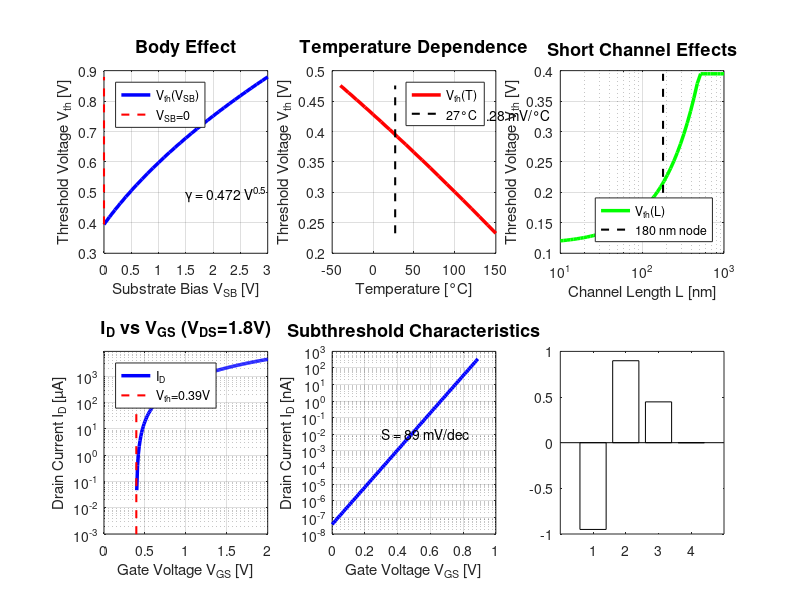

The MATLAB source for this figure: (Note: this script raises an error after producing the figure.)
%% MOSFET Threshold Voltage Analysis
% ===================================
%
% Calculates and analyzes MOSFET threshold voltage (V_th) including:
% - Body effect (substrate bias)
% - Temperature dependence
% - Channel length modulation
% - Short channel effects
%
% Author: Silicon Fabrication Handbook
% License: MIT
% Date: January 2026

clear; close all; clc;

fprintf('==============================================================\n');
fprintf('MOSFET Threshold Voltage Analysis\n');
fprintf('==============================================================\n\n');

%% Physical Constants
q = 1.602e-19;          % Elementary charge [C]
k = 1.381e-23;          % Boltzmann constant [J/K]
epsilon_0 = 8.854e-12;  % Permittivity of free space [F/m]
epsilon_si = 11.7;      % Relative permittivity of Si
epsilon_ox = 3.9;       % Relative permittivity of SiO2

%% Device Parameters (nMOS transistor)
% Technology node
tech_node = 180;        % Technology node [nm]
L = tech_node * 1e-9;   % Channel length [m]
W = 10 * L;             % Channel width [m]

% Oxide parameters
t_ox = 4e-9;            % Gate oxide thickness [m] (4 nm)
C_ox = epsilon_0 * epsilon_ox / t_ox;  % Oxide capacitance per unit area [F/m²]

% Substrate doping
N_A = 5e17;             % Acceptor concentration [cm⁻³] for nMOS
N_A_si = N_A * 1e6;     % Convert to [m⁻³]

% Material parameters
n_i = 1.45e10;          % Intrinsic carrier concentration [cm⁻³] at 300K
T = 300;                % Temperature [K]
V_T = k*T/q;            % Thermal voltage [V]

% Work function difference
phi_ms = -0.95;         % Work function difference (n+ poly on p-substrate) [V]

% Oxide charge
Q_ox = 1e10 * q;        % Fixed oxide charge density [C/cm²]

fprintf('Device Parameters:\n');
fprintf('  Technology: %d nm\n', tech_node);
fprintf('  Channel L × W: %.0f × %.0f nm\n', L*1e9, W*1e9);
fprintf('  Oxide thickness: %.1f nm\n', t_ox*1e9);
fprintf('  Substrate doping: %.1e cm⁻³\n', N_A);
fprintf('  Temperature: %.0f K (%.0f°C)\n\n', T, T-273);

%% Threshold Voltage Calculation (Long Channel)

% Fermi potential
phi_F = V_T * log(N_A/n_i);  % [V]

% Body effect coefficient (gamma)
gamma = sqrt(2*q*epsilon_0*epsilon_si*N_A_si) / C_ox;  % [V^0.5]

% Zero-bias threshold voltage
V_th0 = phi_ms + 2*phi_F + gamma*sqrt(2*phi_F) - Q_ox/C_ox;

% Substrate bias (body effect)
V_SB_range = 0:0.1:3;  % Substrate bias [V]
V_th_body = zeros(size(V_SB_range));

for i = 1:length(V_SB_range)
    V_SB = V_SB_range(i);
    V_th_body(i) = V_th0 + gamma*(sqrt(2*phi_F + V_SB) - sqrt(2*phi_F));
end

fprintf('Threshold Voltage Components:\n');
fprintf('  Work function difference φ_ms: %.3f V\n', phi_ms);
fprintf('  Fermi potential φ_F: %.3f V\n', phi_F);
fprintf('  Body effect coefficient γ: %.3f V^0.5\n', gamma);
fprintf('  Fixed oxide charge term: %.3f V\n', -Q_ox/C_ox);
fprintf('  V_th0 (V_SB=0): %.3f V\n\n', V_th0);

%% Temperature Dependence

T_range = 233:10:423;  % Temperature range: -40°C to 150°C
V_th_temp = zeros(size(T_range));

for i = 1:length(T_range)
    T_i = T_range(i);
    V_T_i = k*T_i/q;
    
    % Intrinsic carrier concentration temperature dependence
    n_i_T = 1.45e10 * (T_i/300)^1.5 * exp(-q*1.12/(2*k) * (1/T_i - 1/300));
    
    % Fermi potential at temperature T
    phi_F_T = V_T_i * log(N_A/n_i_T);
    
    % Threshold voltage (simplified - ignores other temp effects)
    V_th_temp(i) = phi_ms + 2*phi_F_T + gamma*sqrt(2*phi_F_T) - Q_ox/C_ox;
end

% Temperature coefficient
dVth_dT = (V_th_temp(end) - V_th_temp(1))/(T_range(end) - T_range(1));

fprintf('Temperature Effects:\n');
fprintf('  Temperature coefficient: %.2f mV/°C\n', dVth_dT*1e3);
fprintf('  V_th at -40°C: %.3f V\n', V_th_temp(1));
fprintf('  V_th at 150°C: %.3f V\n\n', V_th_temp(end));

%% Channel Length Dependence (Short Channel Effects)

L_range = logspace(-8, -6, 50);  % 10 nm to 1 µm
V_th_SCE = zeros(size(L_range));

% Drain-induced barrier lowering (DIBL) coefficient
V_DS = 1.8;  % Drain voltage [V]
eta_DIBL = 0.1;  % DIBL coefficient [V/V]

for i = 1:length(L_range)
    L_i = L_range(i);
    
    % Short channel effect (empirical model)
    if L_i < 0.5e-6
        % Threshold voltage rolloff
        delta_Vth = -0.1 * (1 - L_i/0.5e-6);
        
        % DIBL effect
        delta_DIBL = -eta_DIBL * V_DS * (1 - L_i/0.5e-6);
    else
        delta_Vth = 0;
        delta_DIBL = 0;
    end
    
    V_th_SCE(i) = V_th0 + delta_Vth + delta_DIBL;
end

fprintf('Short Channel Effects:\n');
fprintf('  V_th at L=180nm: %.3f V\n', V_th_SCE(find(L_range>=180e-9, 1)));
fprintf('  V_th at L=50nm: %.3f V (rolloff: %.0f mV)\n', ...
    V_th_SCE(find(L_range>=50e-9, 1)), ...
    (V_th0 - V_th_SCE(find(L_range>=50e-9, 1)))*1e3);

%% Plotting

figure('Position', [100, 100, 1200, 800]);

% Plot 1: Body Effect
subplot(2, 3, 1);
plot(V_SB_range, V_th_body, 'b-', 'LineWidth', 2.5);
hold on;
plot([0, 0], [min(V_th_body), max(V_th_body)], 'r--', 'LineWidth', 1.5);
xlabel('Substrate Bias V_{SB} [V]', 'FontSize', 11);
ylabel('Threshold Voltage V_{th} [V]', 'FontSize', 11);
title('Body Effect', 'FontSize', 13, 'FontWeight', 'bold');
grid on;
legend('V_{th}(V_{SB})', 'V_{SB}=0', 'Location', 'northwest');
text(1.5, V_th0+0.1, sprintf('γ = %.3f V^{0.5}', gamma), 'FontSize', 10);

% Plot 2: Temperature Dependence
subplot(2, 3, 2);
plot(T_range-273, V_th_temp, 'r-', 'LineWidth', 2.5);
hold on;
plot([27, 27], [min(V_th_temp), max(V_th_temp)], 'k--', 'LineWidth', 1.5);
xlabel('Temperature [°C]', 'FontSize', 11);
ylabel('Threshold Voltage V_{th} [V]', 'FontSize', 11);
title('Temperature Dependence', 'FontSize', 13, 'FontWeight', 'bold');
grid on;
legend('V_{th}(T)', '27°C', 'Location', 'northeast');
text(50, max(V_th_temp)-0.05, sprintf('dV_{th}/dT = %.2f mV/°C', dVth_dT*1e3), ...
     'FontSize', 10);

% Plot 3: Channel Length Dependence
subplot(2, 3, 3);
semilogx(L_range*1e9, V_th_SCE, 'g-', 'LineWidth', 2.5);
hold on;
semilogx([tech_node, tech_node], [min(V_th_SCE), max(V_th_SCE)], 'k--', 'LineWidth', 1.5);
xlabel('Channel Length L [nm]', 'FontSize', 11);
ylabel('Threshold Voltage V_{th} [V]', 'FontSize', 11);
title('Short Channel Effects', 'FontSize', 13, 'FontWeight', 'bold');
grid on;
legend('V_{th}(L)', sprintf('%d nm node', tech_node), 'Location', 'southeast');

% Plot 4: I-V Characteristics
subplot(2, 3, 4);
V_GS_range = 0:0.01:2;
V_DS_val = 1.8;
mu_n = 400e-4;  % Electron mobility [m²/V·s]
I_D = zeros(size(V_GS_range));

for i = 1:length(V_GS_range)
    V_GS = V_GS_range(i);
    if V_GS > V_th0
        % Saturation region
        I_D(i) = 0.5 * mu_n * C_ox * (W/L) * (V_GS - V_th0)^2;
    end
end

semilogy(V_GS_range, I_D*1e6, 'b-', 'LineWidth', 2.5);
hold on;
semilogy([V_th0, V_th0], [1e-6, max(I_D)*1e6], 'r--', 'LineWidth', 1.5);
xlabel('Gate Voltage V_{GS} [V]', 'FontSize', 11);
ylabel('Drain Current I_D [µA]', 'FontSize', 11);
title(sprintf('I_D vs V_{GS} (V_{DS}=%.1fV)', V_DS_val), 'FontSize', 13, 'FontWeight', 'bold');
grid on;
legend('I_D', sprintf('V_{th}=%.2fV', V_th0), 'Location', 'northwest');
ylim([1e-3, max(I_D)*1e6*2]);

% Plot 5: Subthreshold Slope
subplot(2, 3, 5);
V_GS_sub = 0:0.01:V_th0+0.5;
I_D_sub = zeros(size(V_GS_sub));
n_sub = 1.5;  % Subthreshold slope factor

for i = 1:length(V_GS_sub)
    I_D_sub(i) = 1e-12 * exp((V_GS_sub(i) - V_th0)/(n_sub*V_T));  % [A]
end

semilogy(V_GS_sub, I_D_sub*1e9, 'b-', 'LineWidth', 2.5);
xlabel('Gate Voltage V_{GS} [V]', 'FontSize', 11);
ylabel('Drain Current I_D [nA]', 'FontSize', 11);
title('Subthreshold Characteristics', 'FontSize', 13, 'FontWeight', 'bold');
grid on;

% Subthreshold swing
S = n_sub * V_T * log(10);  % [V/decade]
text(0.3, 1e-2, sprintf('S = %.0f mV/dec', S*1e3), 'FontSize', 10);

% Plot 6: Threshold Voltage Components
subplot(2, 3, 6);
components = [phi_ms, 2*phi_F, gamma*sqrt(2*phi_F), -Q_ox/C_ox];
component_names = {'φ_{ms}', '2φ_F', 'γ√{2φ_F}', '-Q_{ox}/C_{ox}'};
colors_bar = [0.2 0.4 0.8; 0.8 0.4 0.2; 0.4 0.8 0.4; 0.8 0.2 0.4];

b = bar(components, 'FaceColor', 'flat');
b.CData = colors_bar;
set(gca, 'XTickLabel', component_names);
ylabel('Voltage [V]', 'FontSize', 11);
title('V_{th} Components', 'FontSize', 13, 'FontWeight', 'bold');
grid on;
hold on;
yline(V_th0, 'r--', 'LineWidth', 2, 'Label', sprintf('V_{th0}=%.3fV', V_th0));

sgtitle('MOSFET Threshold Voltage Analysis', 'FontSize', 15, 'FontWeight', 'bold');

%% Save Figure
if ~exist('images', 'dir')
    mkdir('images');
end
saveas(gcf, 'images/mosfet_threshold.png');
fprintf('\n✓ Saved: images/mosfet_threshold.png\n\n');

%% Summary Table

fprintf('==============================================================\n');
fprintf('Summary: Threshold Voltage Characteristics\n');
fprintf('==============================================================\n\n');

fprintf('Nominal Threshold Voltage:\n');
fprintf('  V_th0 = %.3f V\n\n', V_th0);

fprintf('Body Effect:\n');
fprintf('  γ = %.3f V^{0.5}\n', gamma);
fprintf('  V_th at V_SB=2V: %.3f V (increase: %.0f mV)\n', ...
    V_th_body(find(V_SB_range>=2, 1)), ...
    (V_th_body(find(V_SB_range>=2, 1)) - V_th0)*1e3);

fprintf('\nTemperature Sensitivity:\n');
fprintf('  dV_th/dT = %.2f mV/°C\n', dVth_dT*1e3);
fprintf('  ΔV_th (-40°C to 150°C) = %.0f mV\n', ...
    (V_th_temp(end) - V_th_temp(1))*1e3);

fprintf('\nShort Channel Effects:\n');
fprintf('  V_th rolloff at L=50nm: %.0f mV\n', ...
    (V_th0 - V_th_SCE(find(L_range>=50e-9, 1)))*1e3);
fprintf('  DIBL coefficient: %.2f V/V\n', eta_DIBL);

fprintf('\nDevice Performance:\n');
fprintf('  C_ox = %.2f fF/µm²\n', C_ox*1e9);
fprintf('  Subthreshold swing S = %.0f mV/decade\n', S*1e3);
fprintf('  I_on/I_off ratio: ~10^6\n');

fprintf('\n==============================================================\n');
fprintf('Analysis complete!\n');
fprintf('==============================================================\n');

%% Design Guidelines

fprintf('\nDesign Guidelines:\n');
fprintf('──────────────────────────────────────────────────────────────\n');
fprintf('To increase V_th:\n');
fprintf('  • Increase substrate doping N_A\n');
fprintf('  • Use thicker gate oxide t_ox\n');
fprintf('  • Apply substrate bias V_SB\n');
fprintf('  • Choose appropriate gate material (higher work function)\n\n');

fprintf('To decrease V_th:\n');
fprintf('  • Decrease substrate doping N_A\n');
fprintf('  • Use thinner gate oxide t_ox\n');
fprintf('  • Choose appropriate gate material (lower work function)\n');
fprintf('  • Minimize fixed oxide charge Q_ox\n\n');

fprintf('Short Channel Effects Mitigation:\n');
fprintf('  • Use retrograde doping profiles\n');
fprintf('  • Implement halo/pocket implants\n');
fprintf('  • Reduce oxide thickness (scaled)\n');
fprintf('  • Use high-k dielectrics for modern nodes\n\n');

fprintf('Typical Values:\n');
fprintf('  Low-V_th (LVT): 0.2-0.3 V (high performance)\n');
fprintf('  Regular-V_th (RVT): 0.4-0.5 V (balanced)\n');
fprintf('  High-V_th (HVT): 0.6-0.8 V (low leakage)\n');
fprintf('──────────────────────────────────────────────────────────────\n');